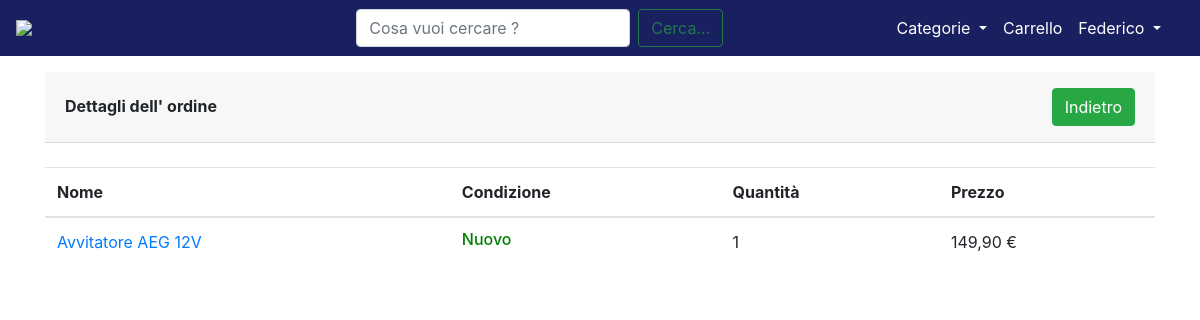
The app's page /order_display/15 (signed in) with its own data.
### core/models.py (models this page shows, shortened)
class OrderItem(models.Model):
    product = models.ForeignKey(Item, on_delete=models.CASCADE, null=True)
    is_ordered = models.BooleanField(default=False)
    user = models.ForeignKey(User, on_delete=models.CASCADE, null=True)
    quantity = models.IntegerField(default=1)
    ordered_date = models.DateTimeField(default=timezone.now)
    recommended = models.BooleanField(default=False)
    class Meta:
        verbose_name_plural = 'Order Items'

class Item(models.Model):
    nome = models.CharField(max_length=100)
    descrizione = models.TextField(max_length=1000)
    immagine = models.ImageField()
    prezzo = models.FloatField(validators=[MinValueValidator(0.0)])
    categoria = models.CharField(choices=CATEGORIA, max_length=20)
    slug = AutoSlugField(populate_from='nome', unique=True)  # chiave primaria
    condizione = models.CharField(choices=CONDIZIONE, max_length=2)
    luogo = models.CharField(max_length=30)
    CAP = models.CharField(max_length=5)
    venditore = models.ForeignKey(User, on_delete=models.CASCADE, related_name="item")
    data = models.DateTimeField(auto_now_add=True)  # Data in cui vine effettuato l' ordine
    ordinato = models.BooleanField(default=False)  # Indica se l' ooggetto è stato acquistato o meno
    acquirente = models.CharField(null=True, max_length=50, blank=True)  # Indica il nome dell' acquirente
    indirizzo = models.CharField(null=True, max_length=100, blank=True)  # Indica l' indirizzo di spedizione
    def get_absolute_url(self):
        return reverse("item_view", kwargs={"slug": self.slug})

### core/views.py (the view)
# urls.py: path('order_display/<pk>', login_required(views.OrderDisplay.as_view()), name='order_display'),
class OrderDisplay(View):
    model = Order
    template_name = 'core/order/order_display.html'
    def get(self, *argss, **kwargs):
        order_id = self.kwargs['pk']
        order = Order.objects.get(id=order_id, is_ordered=True)
        context = {
            'User': self.request.user,
            'lista_acquisti': order.items.all()
        }
        return render(self.request, 'core/order/order_display.html', context)
    def dispatch(self, request, *args, **kwargs):
        user = self.request.user
        order_id = self.kwargs["pk"]
        order = get_object_or_404(Order, id=order_id)
        if user.id is not order.user.id:
            messages.info(request, "Non puoi accedere a questa pagina !")
            return HomeView(request)
        return super().dispatch(request, *args, **kwargs)

### core/templates/core/order/order_display.html (shortened to what this page needs)
{% extends 'base.html' %}
{% load static %}
{% block content %}
<link rel="stylesheet" type="text/css" href="{% static '/css/homepage.css' %}"/>
<link rel="stylesheet" href="https://pro.fontawesome.com/releases/v5.13.0/css/all.css">
<main>
    <div class="card-header py-3 d-flex flex-row align-items-center justify-content-between mt-3">
        <h6 class="m-0 font-weight-bold">Dettagli dell' ordine</h6>
        <button class="btn btn-success" onclick="window.history.go(-1);">Indietro</button>
    </div>
    <br>
    <table class="table">
        <thead>
        <tr>
            <th scope="col"> Nome</th>
            <th scope="col"> Condizione</th>
            <th scope="col"> Quantità</th>
            <th scope="col"> Prezzo</th>
        </tr>
        </thead>
        <tbody>
        {% for order_item in lista_acquisti %}
        <tr>
            <td><a href="{{ order_item.product.get_absolute_url }}">{{ order_item.product.nome}}</a></td>
            <td>{% if order_item.product.condizione == 'U' %}
                <h6 style="color: yellow"> {{ order_item.product.get_condizione_display }} </h6>
                {% else %}
                <h6 style="color: green"> {{ order_item.product.get_condizione_display }} </h6>
                {% endif %}
            </td>
            <td>{{ order_item.quantity }}</td>
            <td>{{ order_item.product.prezzo}}0 €</td>
        </tr>
        {% endfor %}
        </tbody>
    </table>
</main>
{% endblock content %}

### templates/base.html (shortened to what this page needs)
{% load static %}
<!DOCTYPE html>
<html lang="it">
<head>
    <link rel="stylesheet" href="https://maxcdn.bootstrapcdn.com/bootstrap/4.0.0/css/bootstrap.min.css"
>
    <link rel="stylesheet" href="{% static 'css/base.css' %}">
</head>
<body>
<nav class="navbar navbar-expand-lg navbar-dark" style="background-color: #192060;">
    <a class="navbar-brand ml-auto" href="/"><img style="width: 9rem;"
                                                  src="https://github.com/LucaCarnevale/temporary_files/blob/main/logo_sito.PNG?raw=true"></a>
    <div class="container">
        <div class="collapse navbar-collapse" id="navbarSupportedContent">
            <form class="form-inline my-2 my-lg-0 mx-auto" action="{% url 'cerca' %}">
                <input name="kw" class="inputCerca form-control mr-sm-2" type="search" placeholder="Cosa vuoi cercare ?"
                       aria-label="Search">
                <button class="cerca btn btn-outline-success" type="submit">Cerca...</button>
            </form>
            <ul class="navbar-nav">
                <div class="collapse navbar-collapse" id="navbarNavDarkDropdown">
                    <ul class="navbar-nav">
                        <li class="nav-item dropdown active">
                            <a class="nav-link dropdown-toggle" href="#" id="navbarDropdown" role="button"
                               data-toggle="dropdown" aria-haspopup="true" aria-expanded="false">
                                Categorie
                            </a>
                        </li>
                    </ul>
                </div>
                {% if request.user.is_authenticated %}
                <li class="nav-item active ml-auto">
                    <a class="nav-link active" aria-current="page" href="{% url 'order_summary' %}">Carrello</a>
                </li>
                <li class="nav-item dropdown active">
                    <a class="nav-link dropdown-toggle" href="#" id="navbarDropdown" role="button"
                       data-toggle="dropdown" aria-expanded="false">
                        {{ request.user.username }}
                    </a>
                </li>
                {% endif %}
            </ul>
        </div>
    </div>
</nav>
<div class="container">
    {% block content %}
    {% endblock content %}
</div>
</body>
</html>

### static/css/base.css (style rules this page uses)
body, html { height: 100%; margin: 0; }

### static/css/homepage.css (style rules this page uses)
*,::after,::before { box-sizing:border-box; }
ul { margin-top:0;margin-bottom:1rem; }
a { color:#007bff;text-decoration:none;background-color:transparent; }
img { vertical-align:middle;border-style:none; }
div,span,h3,p,a,img,i,ul,li { margin:0;padding:0;border:0;font-size:100%;font:inherit;vertical-align:baseline; }
ul { list-style:none; }
* { margin:0;padding:0; }
img { float:left; }
img { max-width:100%; }

### records on screen
OrderItem: product.nome "Avvitatore AEG 12V", product.condizione "Nuovo", quantity "1", product.prezzo "149,9"

### other values on screen
{{ request.user.username }} "Federico"
